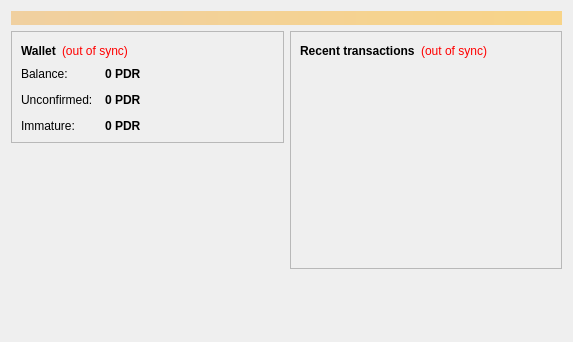
<?xml version="1.0" encoding="UTF-8"?>
<ui version="4.0">
 <class>OverviewPage</class>
 <widget class="QWidget" name="OverviewPage">
  <property name="geometry">
   <rect>
    <x>0</x>
    <y>0</y>
    <width>573</width>
    <height>342</height>
   </rect>
  </property>
  <property name="windowTitle">
   <string>Form</string>
  </property>
  <layout class="QVBoxLayout" name="topLayout">
   <item>
    <widget class="QLabel" name="labelAlerts">
     <property name="visible">
      <bool>false</bool>
     </property>
     <property name="styleSheet">
      <string notr="true">background-color: qlineargradient(x1: 0, y1: 0, x2: 1, y2: 0, stop:0 #F0D0A0, stop:1 #F8D488); color:#000000;</string>
     </property>
     <property name="wordWrap">
      <bool>true</bool>
     </property>
     <property name="margin">
      <number>3</number>
     </property>
    </widget>
   </item>
   <item>
    <layout class="QHBoxLayout" name="horizontalLayout" stretch="1,1">
     <item>
      <layout class="QVBoxLayout" name="verticalLayout_2">
       <item>
        <widget class="QFrame" name="frame">
         <property name="frameShape">
          <enum>QFrame::StyledPanel</enum>
         </property>
         <property name="frameShadow">
          <enum>QFrame::Raised</enum>
         </property>
         <layout class="QVBoxLayout" name="verticalLayout_4">
          <item>
           <layout class="QHBoxLayout" name="horizontalLayout_4">
            <item>
             <widget class="QLabel" name="label_5">
              <property name="font">
               <font>
                <weight>75</weight>
                <bold>true</bold>
               </font>
              </property>
              <property name="text">
               <string>Wallet</string>
              </property>
             </widget>
            </item>
            <item>
             <widget class="QLabel" name="labelWalletStatus">
              <property name="toolTip">
               <string>The displayed information may be out of date. Your wallet automatically synchronizes with the PlanetDollar network after a connection is established, but this process has not completed yet.</string>
              </property>
              <property name="styleSheet">
               <string notr="true">QLabel { color: red; }</string>
              </property>
              <property name="text">
               <string notr="true">(out of sync)</string>
              </property>
              <property name="alignment">
               <set>Qt::AlignLeading|Qt::AlignLeft|Qt::AlignVCenter</set>
              </property>
             </widget>
            </item>
            <item>
             <spacer name="horizontalSpacer_2">
              <property name="orientation">
               <enum>Qt::Horizontal</enum>
              </property>
              <property name="sizeHint" stdset="0">
               <size>
                <width>40</width>
                <height>20</height>
               </size>
              </property>
             </spacer>
            </item>
           </layout>
          </item>
          <item>
           <layout class="QFormLayout" name="formLayout_2">
            <property name="fieldGrowthPolicy">
             <enum>QFormLayout::AllNonFixedFieldsGrow</enum>
            </property>
            <property name="horizontalSpacing">
             <number>12</number>
            </property>
            <property name="verticalSpacing">
             <number>12</number>
            </property>
            <item row="0" column="0">
             <widget class="QLabel" name="label">
              <property name="text">
               <string>Balance:</string>
              </property>
             </widget>
            </item>
            <item row="0" column="1">
             <widget class="QLabel" name="labelBalance">
              <property name="font">
               <font>
                <weight>75</weight>
                <bold>true</bold>
               </font>
              </property>
              <property name="cursor">
               <cursorShape>IBeamCursor</cursorShape>
              </property>
              <property name="toolTip">
               <string>Your current balance</string>
              </property>
              <property name="text">
               <string notr="true">0 PDR</string>
              </property>
              <property name="textInteractionFlags">
               <set>Qt::LinksAccessibleByMouse|Qt::TextSelectableByKeyboard|Qt::TextSelectableByMouse</set>
              </property>
             </widget>
            </item>
            <item row="1" column="0">
             <widget class="QLabel" name="label_3">
              <property name="text">
               <string>Unconfirmed:</string>
              </property>
             </widget>
            </item>
            <item row="1" column="1">
             <widget class="QLabel" name="labelUnconfirmed">
              <property name="font">
               <font>
                <weight>75</weight>
                <bold>true</bold>
               </font>
              </property>
              <property name="cursor">
               <cursorShape>IBeamCursor</cursorShape>
              </property>
              <property name="toolTip">
               <string>Total of transactions that have yet to be confirmed, and do not yet count toward the current balance</string>
              </property>
              <property name="text">
               <string notr="true">0 PDR</string>
              </property>
              <property name="textInteractionFlags">
               <set>Qt::LinksAccessibleByMouse|Qt::TextSelectableByKeyboard|Qt::TextSelectableByMouse</set>
              </property>
             </widget>
            </item>
            <item row="2" column="0">
             <widget class="QLabel" name="labelImmatureText">
              <property name="text">
               <string>Immature:</string>
              </property>
             </widget>
            </item>
            <item row="2" column="1">
             <widget class="QLabel" name="labelImmature">
              <property name="font">
               <font>
                <weight>75</weight>
                <bold>true</bold>
               </font>
              </property>
              <property name="toolTip">
               <string>Mined balance that has not yet matured</string>
              </property>
              <property name="text">
               <string notr="true">0 PDR</string>
              </property>
              <property name="textInteractionFlags">
               <set>Qt::LinksAccessibleByMouse|Qt::TextSelectableByKeyboard|Qt::TextSelectableByMouse</set>
              </property>
             </widget>
            </item>
           </layout>
          </item>
         </layout>
        </widget>
       </item>
       <item>
        <spacer name="verticalSpacer">
         <property name="orientation">
          <enum>Qt::Vertical</enum>
         </property>
         <property name="sizeHint" stdset="0">
          <size>
           <width>20</width>
           <height>40</height>
          </size>
         </property>
        </spacer>
       </item>
      </layout>
     </item>
     <item>
      <layout class="QVBoxLayout" name="verticalLayout_3">
       <item>
        <widget class="QFrame" name="frame_2">
         <property name="frameShape">
          <enum>QFrame::StyledPanel</enum>
         </property>
         <property name="frameShadow">
          <enum>QFrame::Raised</enum>
         </property>
         <layout class="QVBoxLayout" name="verticalLayout">
          <item>
           <layout class="QHBoxLayout" name="horizontalLayout_2">
            <item>
             <widget class="QLabel" name="label_4">
              <property name="text">
               <string>&lt;b&gt;Recent transactions&lt;/b&gt;</string>
              </property>
             </widget>
            </item>
            <item>
             <widget class="QLabel" name="labelTransactionsStatus">
              <property name="toolTip">
               <string>The displayed information may be out of date. Your wallet automatically synchronizes with the PlanetDollar network after a connection is established, but this process has not completed yet.</string>
              </property>
              <property name="styleSheet">
               <string notr="true">QLabel { color: red; }</string>
              </property>
              <property name="text">
               <string notr="true">(out of sync)</string>
              </property>
              <property name="alignment">
               <set>Qt::AlignRight|Qt::AlignTrailing|Qt::AlignVCenter</set>
              </property>
             </widget>
            </item>
            <item>
             <spacer name="horizontalSpacer">
              <property name="orientation">
               <enum>Qt::Horizontal</enum>
              </property>
              <property name="sizeHint" stdset="0">
               <size>
                <width>40</width>
                <height>20</height>
               </size>
              </property>
             </spacer>
            </item>
           </layout>
          </item>
          <item>
           <widget class="QListView" name="listTransactions">
            <property name="styleSheet">
             <string notr="true">QListView { background: transparent; }</string>
            </property>
            <property name="frameShape">
             <enum>QFrame::NoFrame</enum>
            </property>
            <property name="verticalScrollBarPolicy">
             <enum>Qt::ScrollBarAlwaysOff</enum>
            </property>
            <property name="horizontalScrollBarPolicy">
             <enum>Qt::ScrollBarAlwaysOff</enum>
            </property>
            <property name="selectionMode">
             <enum>QAbstractItemView::NoSelection</enum>
            </property>
           </widget>
          </item>
         </layout>
        </widget>
       </item>
       <item>
        <spacer name="verticalSpacer_2">
         <property name="orientation">
          <enum>Qt::Vertical</enum>
         </property>
         <property name="sizeHint" stdset="0">
          <size>
           <width>20</width>
           <height>40</height>
          </size>
         </property>
        </spacer>
       </item>
      </layout>
     </item>
    </layout>
   </item>
  </layout>
 </widget>
 <resources/>
 <connections/>
</ui>
